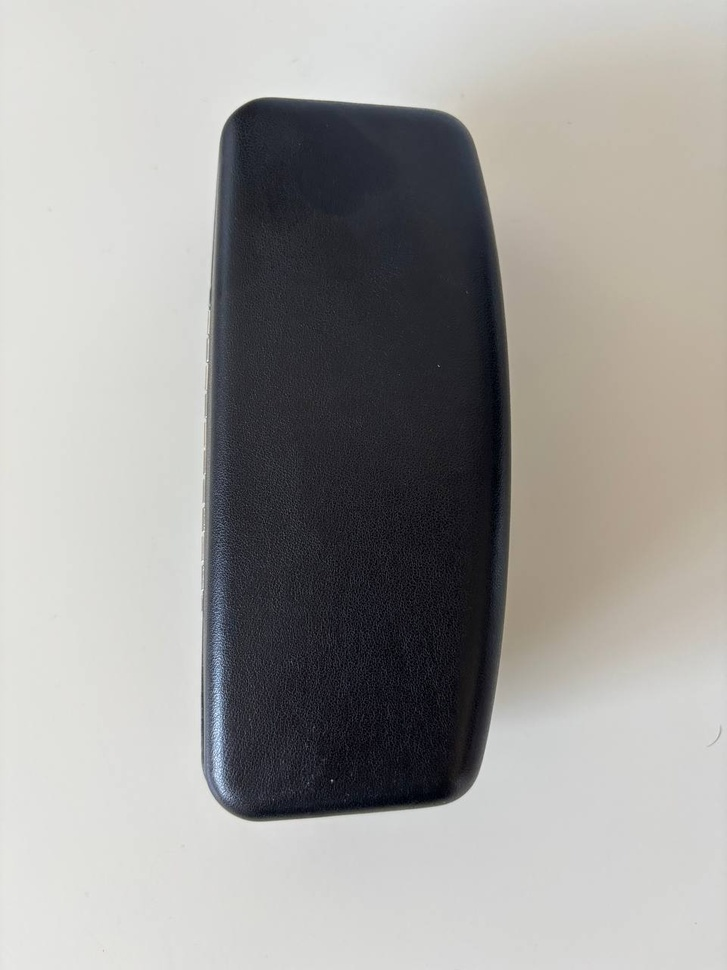
#> input picture hw3/part3/hw3-part3-dataset/4965713215249648563.jpg, 727 x 970 px, shrunk from 960 x 1280 before the run; its folder holds only this picture in this run
$ python hw3-part3.py
#> lines starting #> are read from the running program, lines starting #| are printed output that depends on the picture; after the words box and inside, x2 and y2 are one past the last pixel; in counts of white or black regions, pixels touching at a corner belong together
#> in main, bgr is the input picture: shape (970, 727, 3); mean B, G, R 155.4, 157.9, 159.3
import os
import glob
import cv2
import numpy as np

# CONFIG
DATASET_DIR = "part3/hw3-part3-dataset"
OUT_DIR     = "part3/output_part3"
os.makedirs(OUT_DIR, exist_ok=True)


def get_object_boundary(bgr):
    """
    Find the object (brain) boundary using classic image processing:

      1) Convert to gray and blur (noise reduction)
      2) Otsu threshold (foreground vs background)
      3) Morphological closing + opening (smooth mask)
      4) Find largest contour = object
      5) Create binary mask + overlay with red contour
    """

    # 1) gray + blur
    gray = cv2.cvtColor(bgr, cv2.COLOR_BGR2GRAY)
    blur = cv2.GaussianBlur(gray, (5, 5), 0)

    # 2) Otsu threshold.

    _, mask = cv2.threshold(
        blur, 0, 255,
        cv2.THRESH_BINARY_INV + cv2.THRESH_OTSU
    )
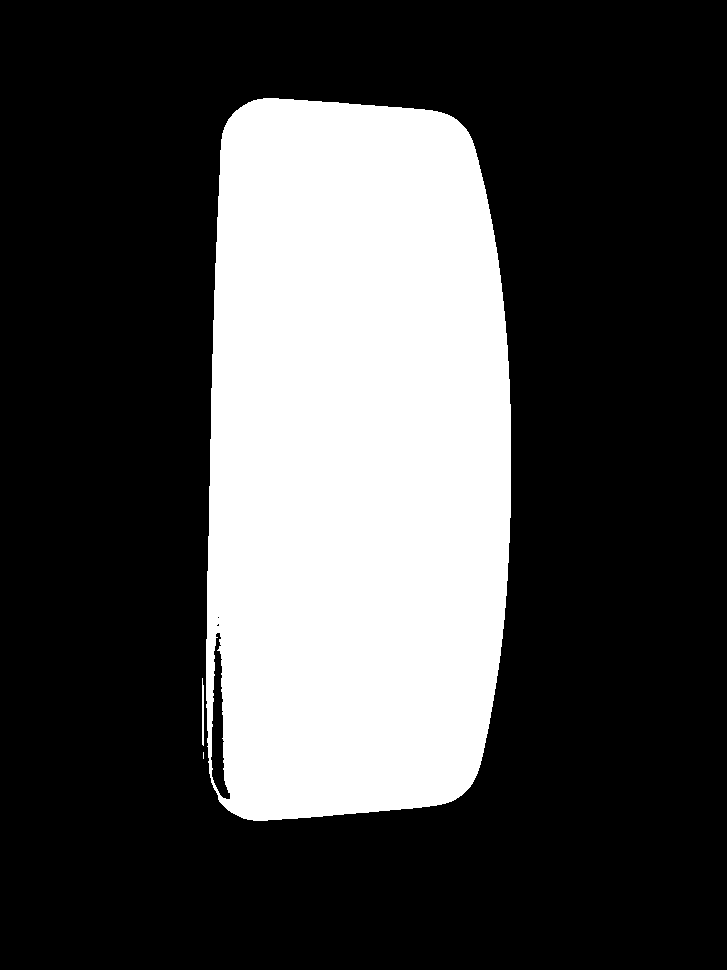
#> mask: shape (970, 727); 28.4% white; 3 white regions (1 under 20 px), largest, box (x1, y1, x2, y2) and area: (206, 98, 511, 821) 200040, (202, 678, 204, 746) 128

    # 3) Morphological operations to clean the mask
    kernel = np.ones((5, 5), np.uint8)
    mask = cv2.morphologyEx(mask, cv2.MORPH_CLOSE, kernel, iterations=2)
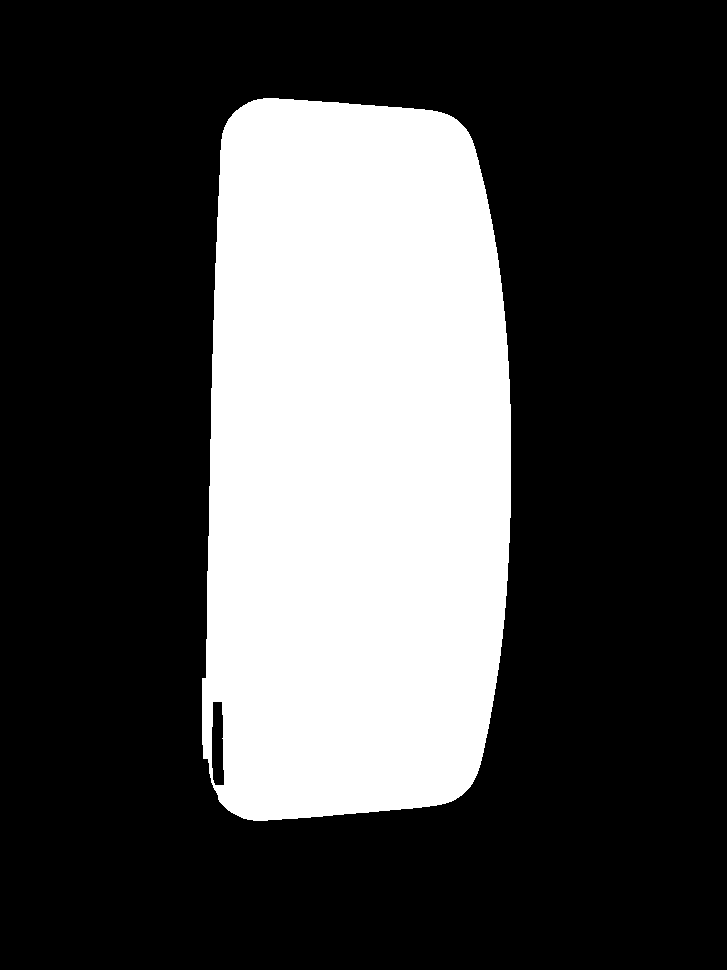
#> mask: shape (970, 727); 28.5% white; 1 white region, box (x1, y1, x2, y2) and area: (202, 98, 511, 821) 201020
    mask = cv2.morphologyEx(mask, cv2.MORPH_OPEN,  kernel, iterations=1)
#> mask: shape (970, 727); 28.5% white; 1 white region

    # 4) Find contours and pick the largest one (the brain)
    contours, _ = cv2.findContours(
        mask, cv2.RETR_EXTERNAL, cv2.CHAIN_APPROX_SIMPLE
    )
#> contours = 1 contour; box (x1, y1, x2, y2) and area: (202, 98, 511, 821) 199944
    if len(contours) == 0:
        return None, None

    main_cnt = max(contours, key=cv2.contourArea)
#> main_cnt = contour of 366 points, box (x1, y1, x2, y2) (202, 98, 511, 821), area 199944

    # 5a) Binary mask of the object (inside boundary = 255)
    obj_mask = np.zeros_like(mask)
    cv2.drawContours(obj_mask, [main_cnt], -1, 255, thickness=-1)

    # 5b) Overlay red contour on original image
    overlay = bgr.copy()
    cv2.drawContours(overlay, [main_cnt], -1, (0, 0, 255), thickness=2)
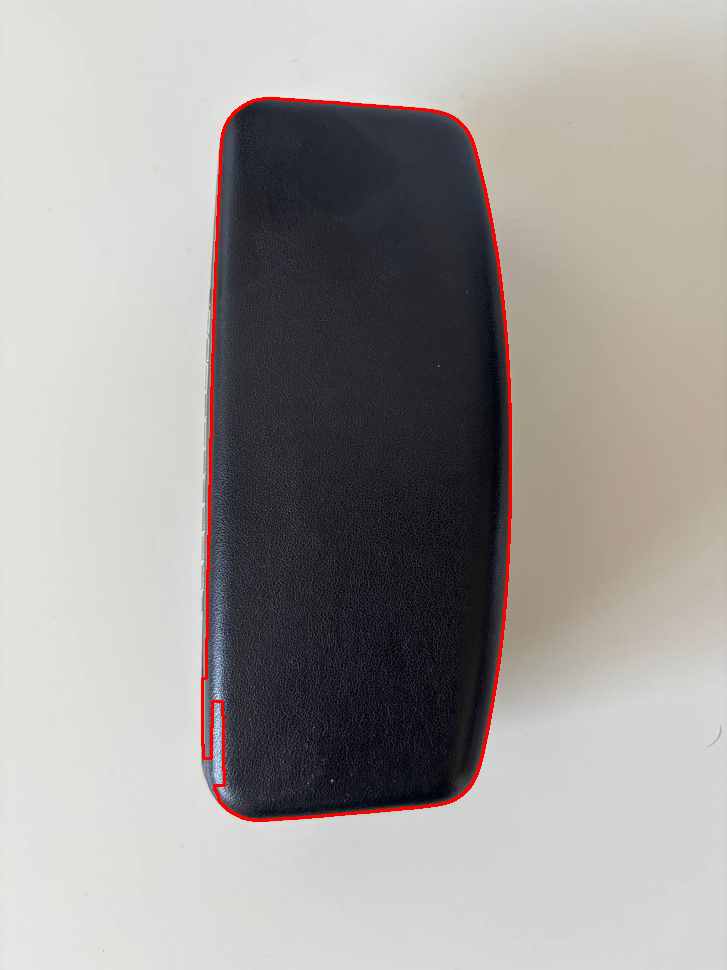
#> overlay: shape (970, 727, 3); 0.9% of pixels changed, all inside (x1, y1, x2, y2) = (201, 97, 512, 822)

    return obj_mask, overlay


#  MAIN
def main():
    image_paths = sorted(glob.glob(os.path.join(DATASET_DIR, "*.*")))
    if not image_paths:
        print("No images found in", DATASET_DIR)
        return

    for path in image_paths:
        fname = os.path.splitext(os.path.basename(path))[0]
        print("Processing:", fname)

        bgr = cv2.imread(path)
        if bgr is None:
            print("  Could not read image, skipping:", path)
            continue

        obj_mask, overlay = get_object_boundary(bgr)
        if obj_mask is None:
            print("  No object found, skipping:", fname)
            continue

        # Save binary mask and overlay with red boundary
        cv2.imwrite(os.path.join(OUT_DIR, f"{fname}_mask.png"), obj_mask)
        cv2.imwrite(os.path.join(OUT_DIR, f"{fname}_boundary.png"), overlay)

    print("Done. Check outputs in:", OUT_DIR)


if __name__ == "__main__":
    main()

$ run again, on hw3/part3/hw3-part3-dataset/4965713215249648564.jpg
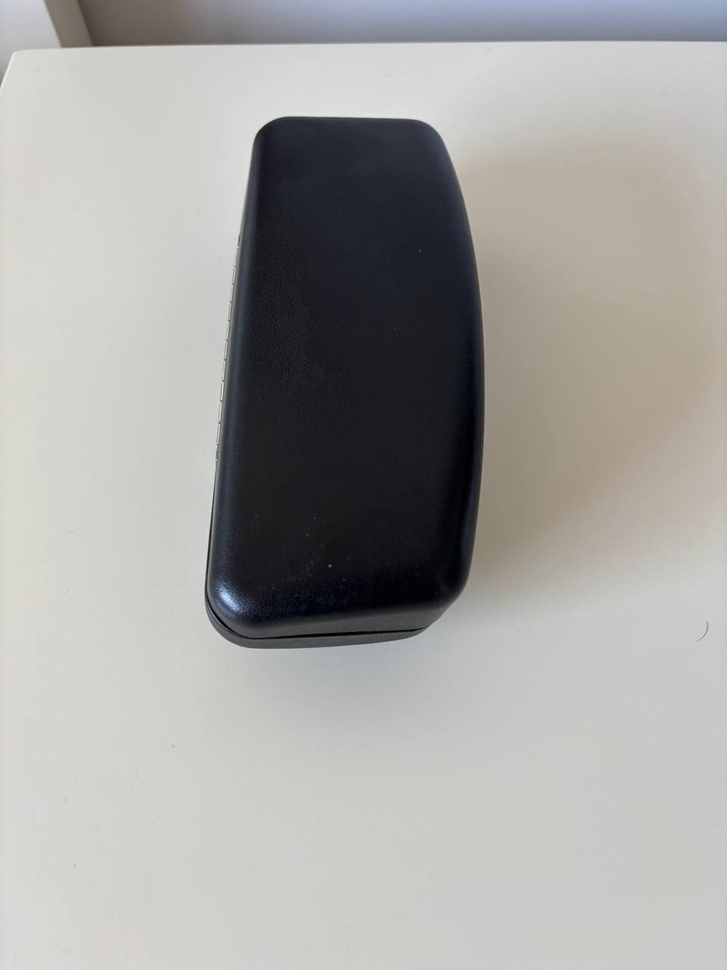
#> input picture hw3/part3/hw3-part3-dataset/4965713215249648564.jpg, 727 x 970 px, shrunk from 960 x 1280 before the run
#> in main, bgr is the input picture: shape (970, 727, 3); mean B, G, R 162.5, 164.9, 165.8
#> in get_object_boundary, `_, mask = cv2.threshold( blur, 0, 255, cv2.THRESH_BINARY_INV + cv2.THR..`:
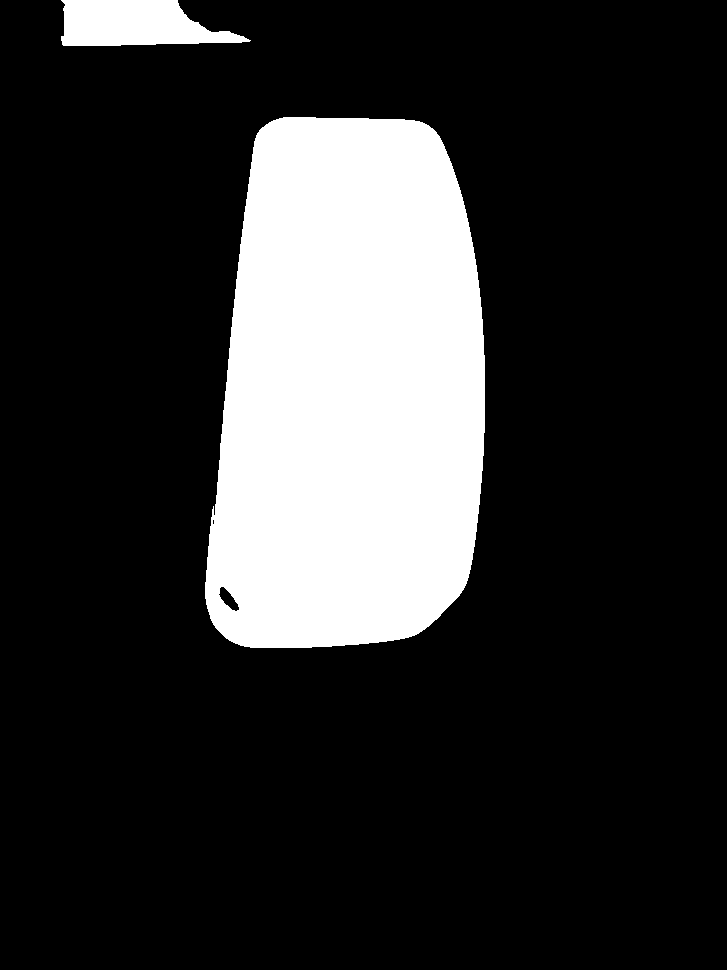
#> mask: shape (970, 727); 18.9% white; 2 white regions, box (x1, y1, x2, y2) and area: (205, 117, 485, 648) 126922, (61, 0, 251, 46) 6325
#> contours = 2 contours; box (x1, y1, x2, y2) and area: (205, 117, 485, 648) 126466, (61, 0, 245, 46) 6110
#> main_cnt = contour of 355 points, box (x1, y1, x2, y2) (205, 117, 485, 648), area 126466
#> obj_mask: shape (970, 727); 18% white; 1 white region, box (x1, y1, x2, y2) and area: (205, 117, 485, 648) 127159
#> in get_object_boundary, `cv2.drawContours(overlay, [main_cnt], -1, (0, 0, 255), thickness=2)`:
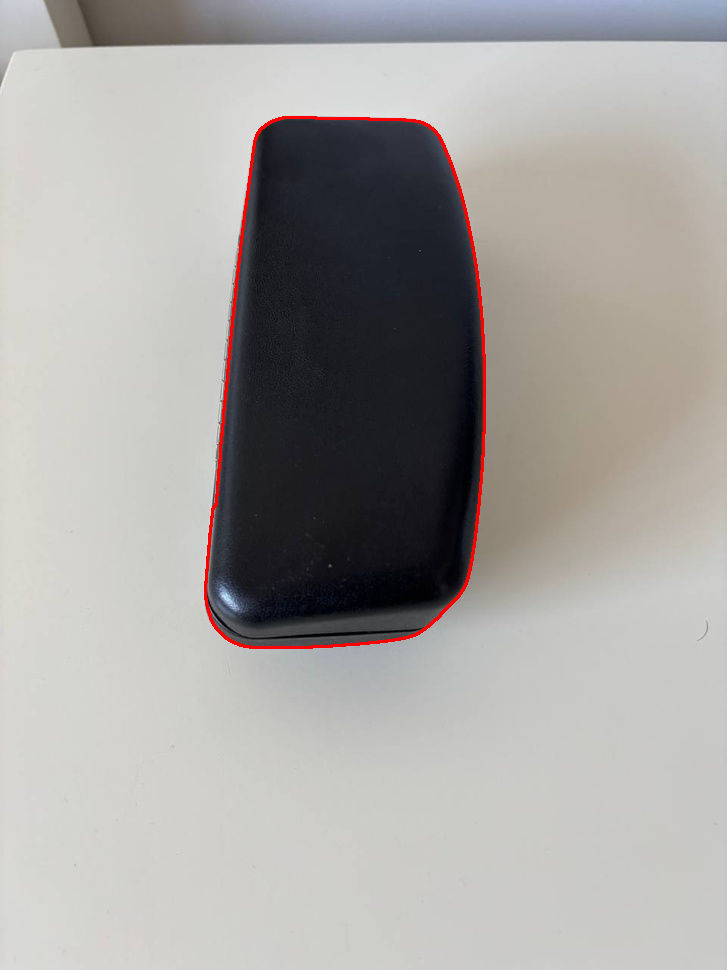
#> overlay: shape (970, 727, 3); 0.65% of pixels changed, all inside (x1, y1, x2, y2) = (204, 116, 486, 649)

$ run again, on hw3/part3/hw3-part3-dataset/4965713215249648565.jpg
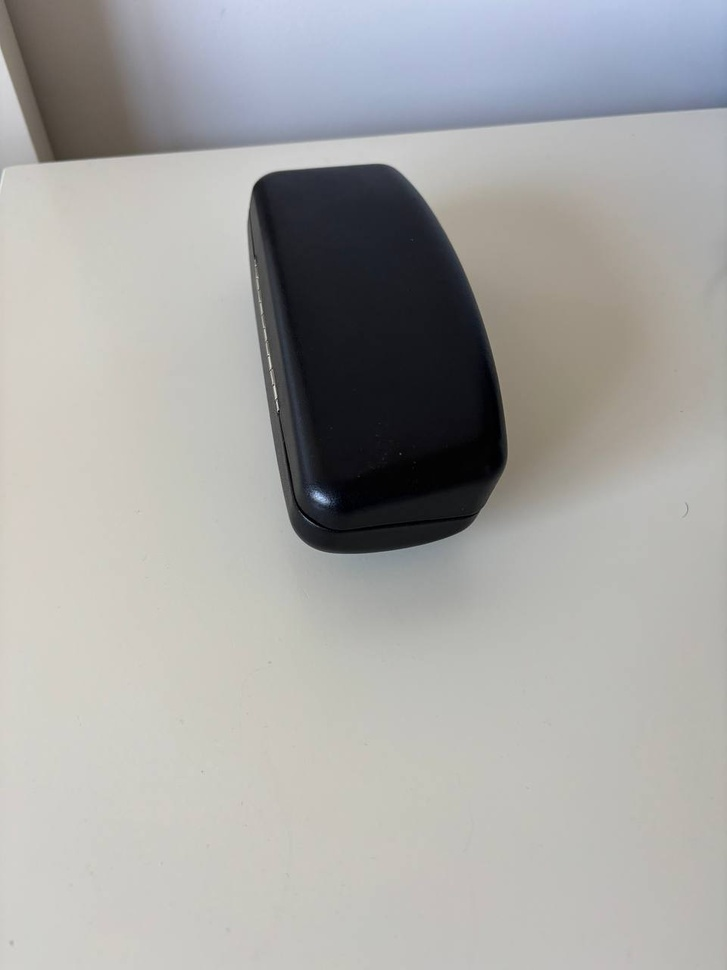
#> input picture hw3/part3/hw3-part3-dataset/4965713215249648565.jpg, 727 x 970 px, shrunk from 960 x 1280 before the run
#> in main, bgr is the input picture: shape (970, 727, 3); mean B, G, R 165.2, 167, 167.4
#> in get_object_boundary, `mask = cv2.morphologyEx(mask, cv2.MORPH_CLOSE, kernel, iterations=2)`:
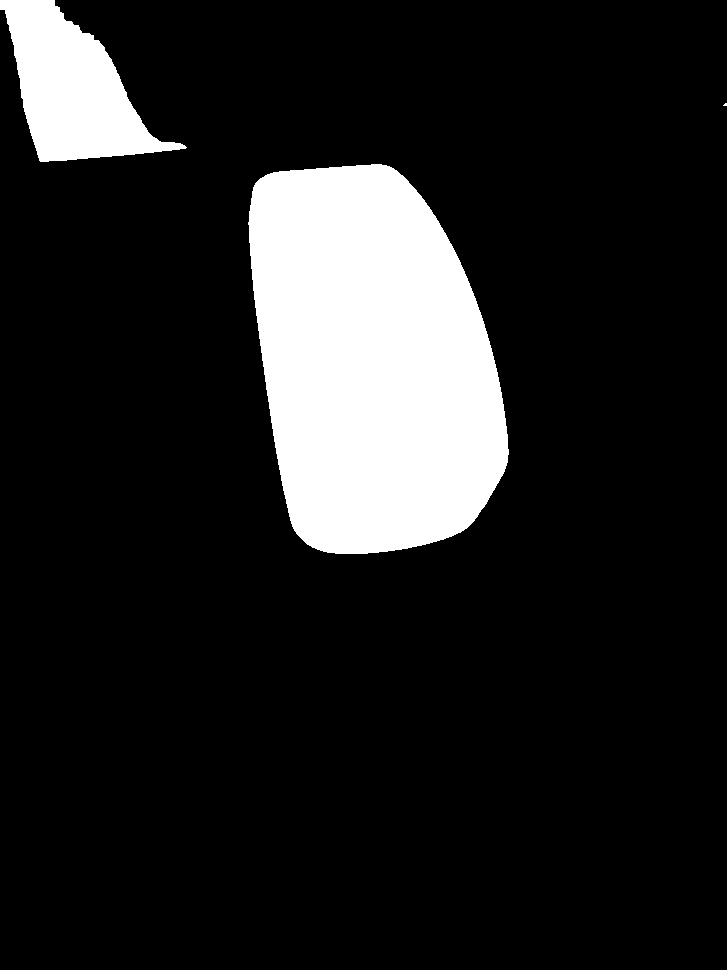
#> mask: shape (970, 727); 13.5% white; 3 white regions (1 under 20 px), largest, box (x1, y1, x2, y2) and area: (248, 164, 509, 554) 79488, (0, 0, 187, 162) 15450
#> contours = 2 contours; box (x1, y1, x2, y2) and area: (249, 164, 509, 554) 78974, (0, 0, 183, 162) 15158
#> main_cnt = contour of 412 points, box (x1, y1, x2, y2) (249, 164, 509, 554), area 78974
#> obj_mask: shape (970, 727); 11.3% white; 1 white region, box (x1, y1, x2, y2) and area: (249, 164, 509, 554) 79485
#> in get_object_boundary, `cv2.drawContours(overlay, [main_cnt], -1, (0, 0, 255), thickness=2)`:
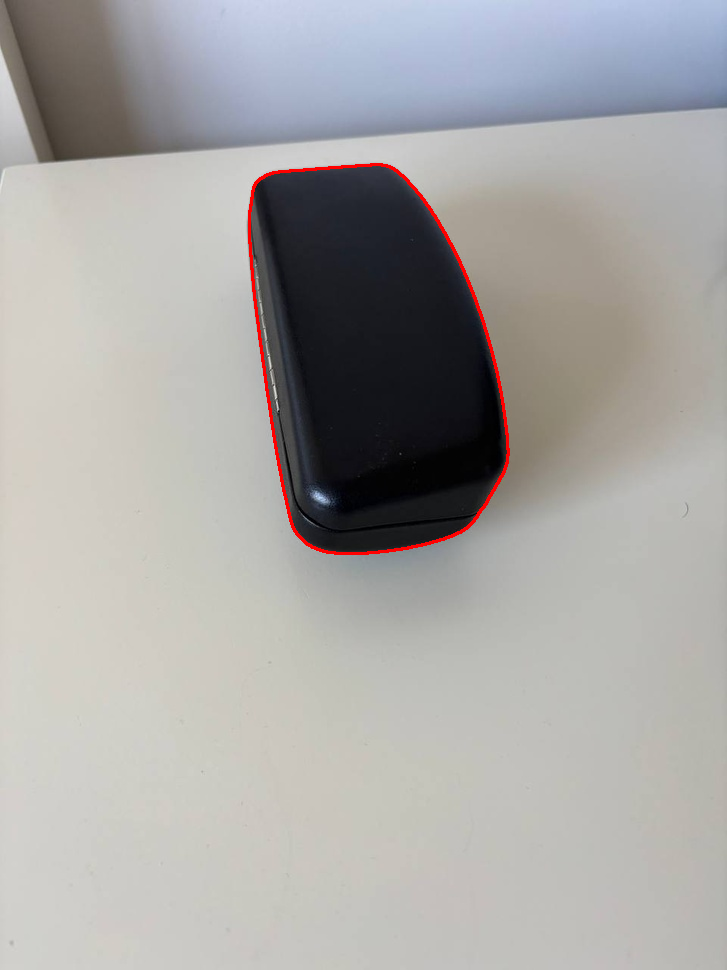
#> overlay: shape (970, 727, 3); 0.51% of pixels changed, all inside (x1, y1, x2, y2) = (248, 163, 510, 555)
